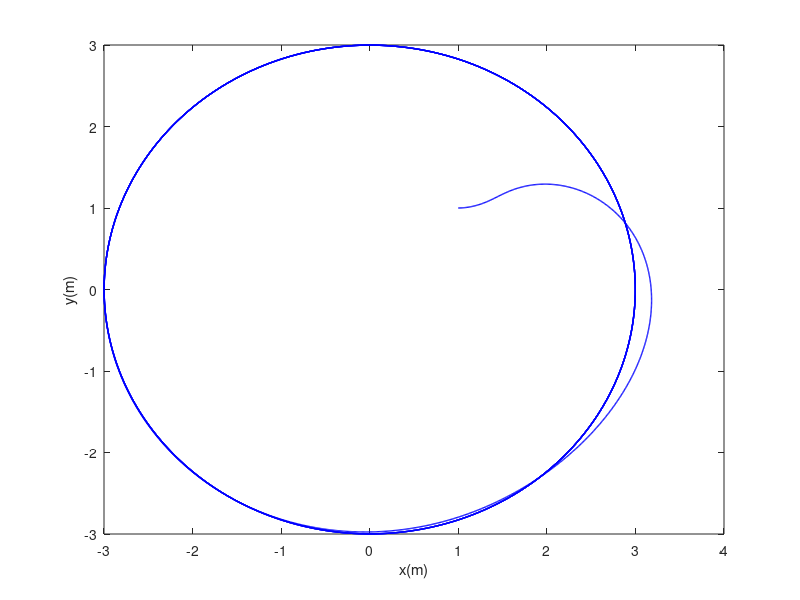
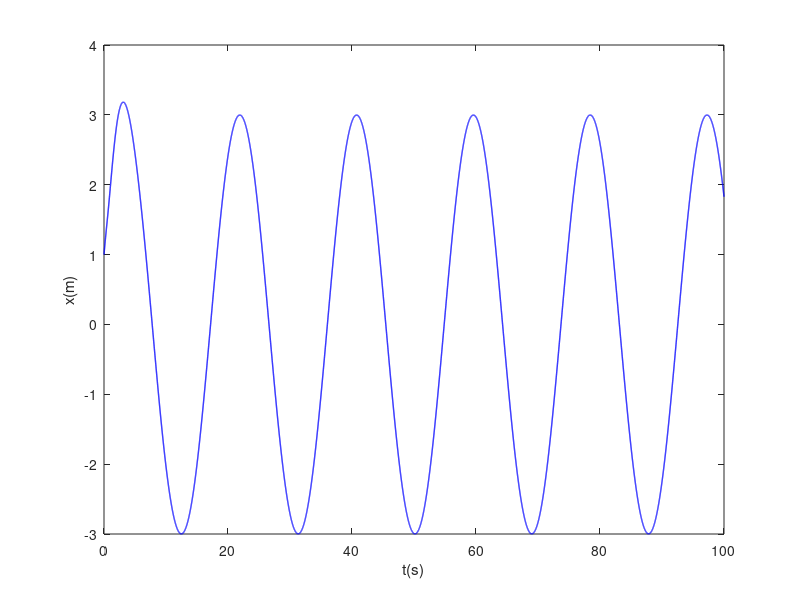
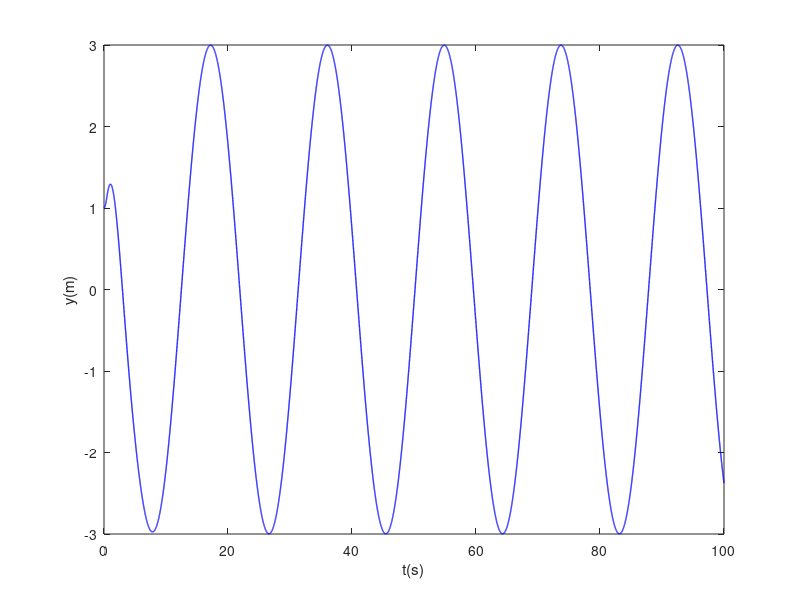
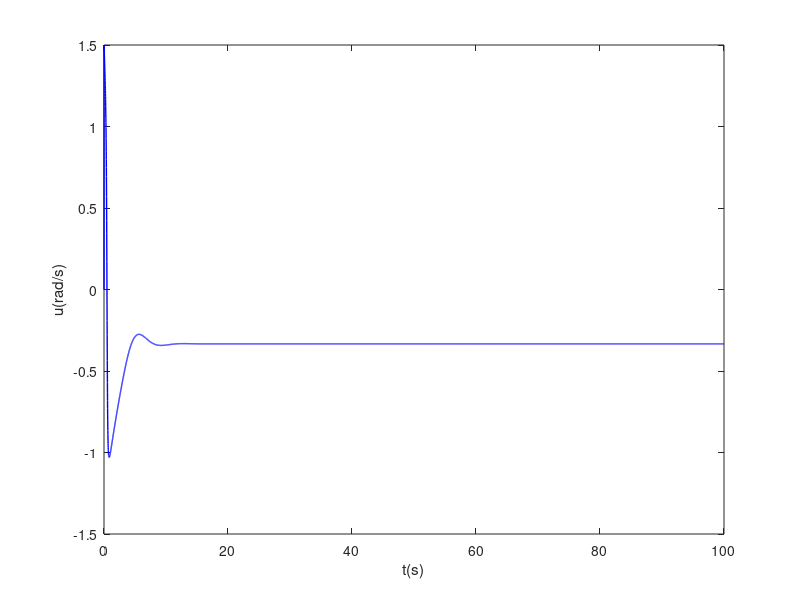

Write the MATLAB code that produced these figures, in order.
%Path invarient Control - single input
clc
clear
close all
%% =========== Set the paramters =======
T=0.01; % Sampling Time
k=2; % Sampling counter
x(k-1)=1; % initilize the state x
y(k-1)=1; % initilize the state y
theta(k-1)=0; % initilize the state theta
v_trans(k-1)=0;
tfinal=100; % final simulation time
t(k-1)=0; % intilize the time
%=====================================
%% =========== The main loop ==========
while(t<=tfinal) 
t(k)=t(k-1)+T; % increase the time
V=1; %constant linear velocity

% transversal control gains
k1 = -1; 
k2 = -1;

% Xi States - Diffeomorphism
xi_1(k-1) = x(k-1)^2+y(k-1)^2-9;
xi_2(k-1) = 2*V*(x(k-1)*cos(theta(k-1))+y(k-1)*sin(theta(k-1)));

% Auxiliary control input - transversal controller
v_trans(k-1) = k1*xi_1(k-1)+k2*xi_2(k-1);  

%Lie Derivatives
 Lf2_alpha=2*(V^2); % second lie derivative
 
 LgLfalpha(k-1) = 2*V*(y(k-1)*cos(theta(k-1))-x(k-1)*sin(theta(k-1))); % second lie derivative
     
 u(k) = (-Lf2_alpha+v_trans(k-1))/(LgLfalpha(k-1)); % Controller
 
% kinematics
theta(k)=u(k)*T+theta(k-1); % calculating theta
x(k)=V*cos(theta(k))*T+x(k-1); % calculating x
y(k)=V*sin(theta(k))*T+y(k-1); % calculating y


k=k+1; % increase the sampling counter
end

%% =========== Plot the results =======
figure(1)
plot(x,y,'b','LineWidth',1)
xlabel('x(m)')
ylabel('y(m)')

figure(2)
plot(t,x,'b','LineWidth',1)
xlabel('t(s)')
ylabel('x(m)')
xlim([0 100])

figure(3)
plot(t,y,'b','LineWidth',1)
xlabel('t(s)')
ylabel('y(m)')
xlim([0 100])

figure(4)
plot(t,u,'b','LineWidth',1)
xlabel('t(s)')
ylabel('u(rad/s)')
xlim([0 100])
%=====================================
